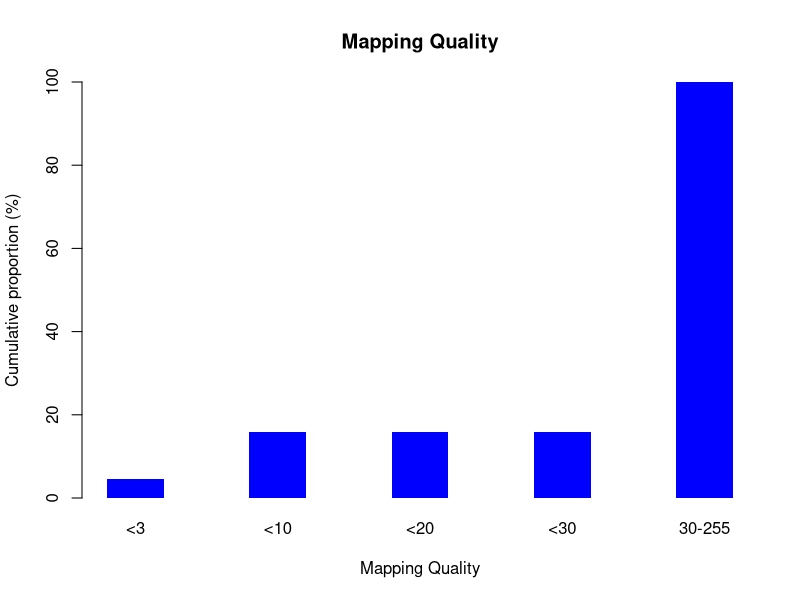

Generate this figure with R:
png("/sonas-hs/bsr/hpc/data/yjin/test_BAMqc/exp/test1/figs/smp1.mapq_profile.png",width=500,height=500,units="px")
mapq_val=c(0,1,3,255)
mapq_count=c(589,3042,8955,66672)
xname=c("<3","<10","<20","<30","30-255")
freq = rep(0,5)
freq[1] = sum(mapq_count[which(mapq_val<3)])/79258*100
freq[2] = sum(mapq_count[which(mapq_val<10)])/79258*100
freq[3] = sum(mapq_count[which(mapq_val<20)])/79258*100
freq[4] = sum(mapq_count[which(mapq_val<30)])/79258*100
freq[5] = 100
barplot(freq,beside=T,xlab="Mapping Quality",border="NA",space=1.5,main="Mapping Quality",ylim=c(0,100),ylab="Cumulative proportion (%)",col="blue",names.arg=xname)
dev.state=dev.off()
